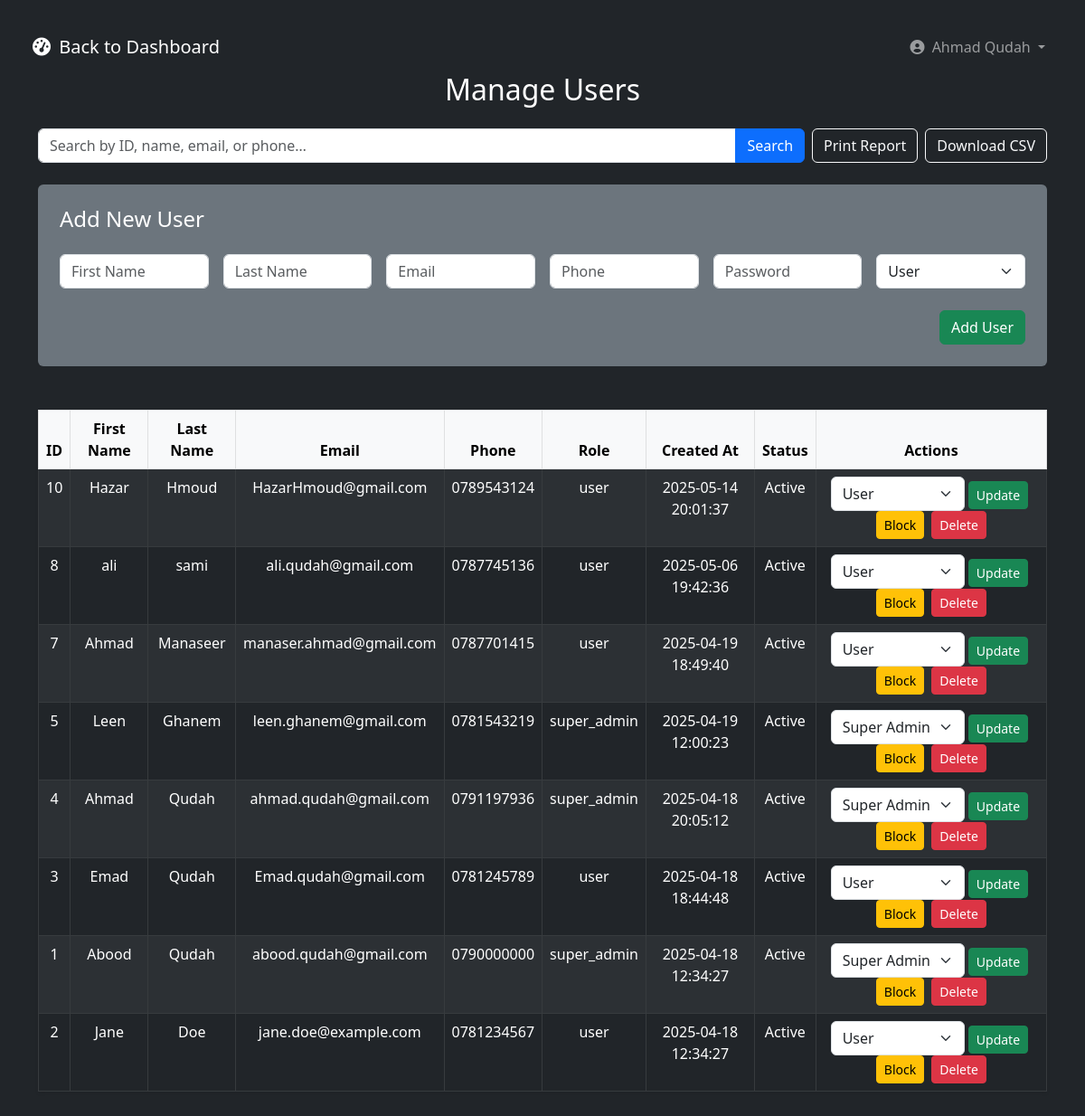
The app's page /businesshub/admin/manage_users.php (signed in) with its own data.
### tables this page shows
CREATE TABLE `users` (
  `id` int(11) NOT NULL,
  `first_name` varchar(100) DEFAULT NULL,
  `last_name` varchar(100) DEFAULT NULL,
  `avatar_url` varchar(255) DEFAULT NULL,
  `email` varchar(255) DEFAULT NULL,
  `phone` varchar(20) DEFAULT NULL,
  `password` varchar(255) DEFAULT NULL,
  `role` enum('user','super_admin') DEFAULT 'user',
  `created_at` timestamp NOT NULL DEFAULT current_timestamp(),
  `is_blocked` tinyint(1) NOT NULL DEFAULT 0
);

### businesshub/admin/manage_users.php (the view, shortened to what this page needs)
<?php
include('../includes/db.php');
$search = trim($_GET['search'] ?? '');
$whereSql = '';
$users = mysqli_query($conn, "
  SELECT id, first_name, last_name, email, phone, role, created_at, is_blocked
    FROM users
    $whereSql
    ORDER BY created_at DESC
");
?>
<!DOCTYPE html>
<html lang="en">
<head>
  <link rel="stylesheet" href="https://cdn.jsdelivr.net/npm/bootstrap@5.3.0/dist/css/bootstrap.min.css">
<link rel="stylesheet" href="https://cdn.jsdelivr.net/npm/bootstrap@5.3.0/dist/css/bootstrap.min.css">
<link rel="stylesheet" href="https://cdnjs.cloudflare.com/ajax/libs/font-awesome/6.0.0/css/all.min.css">
</head>
<?php
include __DIR__ . '/../includes/admin_nav.php'; ?>
<body class="bg-dark text-white p-4">
  <div class="container">
    <h2 class="mb-4 text-center">Manage Users</h2>
    <div class="d-flex mb-4 align-items-center no-print">
      <form method="GET" class="flex-grow-1 me-2">
        <div class="input-group">
          <input
            type="text"
            name="search"
            class="form-control"
            placeholder="Search by ID, name, email, or phone…"
            value="<?= htmlspecialchars($search) ?>"
          >
          <button class="btn btn-primary" type="submit">Search</button>
        </div>
      </form>
      <button class="btn btn-outline-light me-2" onclick="window.print()">Print Report</button>
      <a
        href="?export=csv<?= $search ? '&search='.urlencode($search) : '' ?>"
        class="btn btn-outline-light"
      >
        Download CSV
      </a>
    </div>
    <form method="POST" class="bg-secondary p-4 rounded mb-5 text-white no-print">
      <h4 class="mb-4">Add New User</h4>
      <div class="row g-3">
        <div class="col-md-2">
          <input type="text" name="first_name" placeholder="First Name" class="form-control" required>
        </div>
        <div class="col-md-2">
          <input type="text" name="last_name" placeholder="Last Name" class="form-control" required>
        </div>
        <div class="col-md-2">
          <input type="email" name="email" placeholder="Email" class="form-control" required>
        </div>
        <div class="col-md-2">
          <input type="text" name="phone" placeholder="Phone" class="form-control" required>
        </div>
        <div class="col-md-2">
          <input type="password" name="password" placeholder="Password" class="form-control" required>
        </div>
        <div class="col-md-2">
          <select name="role" class="form-select">
            <option value="user">User</option>
          </select>
        </div>
      </div>
      <div class="text-end mt-4">
        <button type="submit" name="add_user" class="btn btn-success">Add User</button>
      </div>
    </form>
    <table class="table table-dark table-striped table-bordered text-center shadow-sm">
      <thead class="table-light">
        <tr>
          <th>ID</th>
          <th>First Name</th>
          <th>Last Name</th>
          <th>Email</th>
          <th>Phone</th>
          <th>Role</th>
          <th>Created At</th>
          <th>Status</th>
          <th class="no-print">Actions</th>
        </tr>
      </thead>
      <tbody>
        <?php while ($u = mysqli_fetch_assoc($users)): ?>
        <tr>
          <td><?= $u['id'] ?></td>
          <td><?= htmlspecialchars($u['first_name']) ?></td>
          <td><?= htmlspecialchars($u['last_name']) ?></td>
          <td><?= htmlspecialchars($u['email']) ?></td>
          <td><?= htmlspecialchars($u['phone']) ?></td>
          <td><?= $u['role'] ?></td>
          <td><?= $u['created_at'] ?></td>
          <td><?= $u['is_blocked'] ? 'Blocked' : 'Active' ?></td>
          <td class="no-print">
            <form method="POST" class="d-inline me-1">
              <select name="new_role" class="form-select d-inline w-auto">
                <option value="user" <?= $u['role']==='user' ? 'selected' : '' ?>>User</option>
                <option value="super_admin" <?= $u['role']==='super_admin' ? 'selected' : '' ?>>Super Admin</option>
              </select>
              <button name="change_role" class="btn btn-sm btn-success">Update</button>
            </form>
            <form method="POST" class="d-inline me-1">
              <button name="toggle_block"
                      class="btn btn-sm <?= $u['is_blocked'] ? 'btn-success' : 'btn-warning' ?>">
                <?= $u['is_blocked'] ? 'Unblock' : 'Block' ?>
              </button>
            </form>
            <form method="POST" class="d-inline">
              <button name="delete_user" class="btn btn-sm btn-danger"
                      onclick="return confirm('Delete this user?')">
                Delete
              </button>
            </form>
          </td>
        </tr>
        <?php endwhile; ?>
      </tbody>
    </table>
  </div>
</body>
</html>

### records on screen
users: id "10", first_name "Hazar", last_name "Hmoud", email "HazarHmoud@gmail.com", phone "0789543124", role "user", created_at "2025-05-14 20:01:37", is_blocked "Active", new_role "User"
users: id "8", first_name "ali", last_name "sami", email "ali.qudah@gmail.com", phone "0787745136", role "user", created_at "2025-05-06 19:42:36", is_blocked "Active", new_role "User"
users: id "7", first_name "Ahmad", last_name "Manaseer", email "manaser.ahmad@gmail.com", phone "0787701415", role "user", created_at "2025-04-19 18:49:40", is_blocked "Active", new_role "User"
users: id "5", first_name "Leen", last_name "Ghanem", email "leen.ghanem@gmail.com", phone "0781543219", role "super_admin", created_at "2025-04-19 12:00:23", is_blocked "Active", new_role "Super Admin"
users: id "4", first_name "Ahmad", last_name "Qudah", email "ahmad.qudah@gmail.com", phone "0791197936", role "super_admin", created_at "2025-04-18 20:05:12", is_blocked "Active", new_role "Super Admin"
users: id "3", first_name "Emad", last_name "Qudah", email "Emad.qudah@gmail.com", phone "0781245789", role "user", created_at "2025-04-18 18:44:48", is_blocked "Active", new_role "User"
users: id "1", first_name "Abood", last_name "Qudah", email "abood.qudah@gmail.com", phone "0790000000", role "super_admin", created_at "2025-04-18 12:34:27", is_blocked "Active", new_role "Super Admin"
users: id "2", first_name "Jane", last_name "Doe", email "jane.doe@example.com", phone "0781234567", role "user", created_at "2025-04-18 12:34:27", is_blocked "Active", new_role "User"

### other values on screen
$adminName "Ahmad Qudah"
